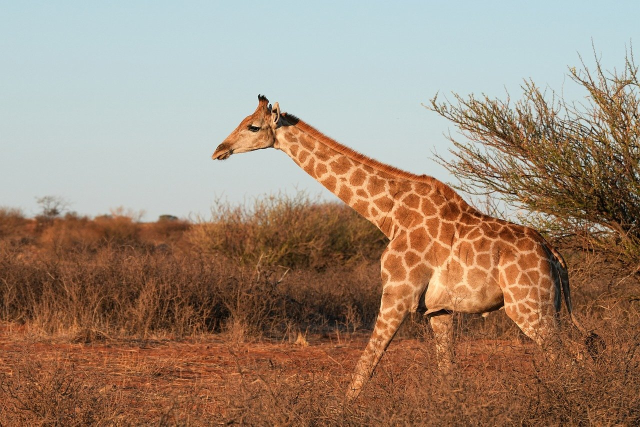
#> input picture Lab-04/input.jpg, 1280 x 853 px (shown at 1/2 size)
$ jupyter execute linear_interpolation.ipynb
#> lines starting #> are read from the running program, lines starting #| are printed output that depends on the picture
[cell 1]
# linear_interpolation.py

import numpy as np
from PIL import Image
import matplotlib.pyplot as plt

def linear_interpolation(input_path, output_path, new_width, new_height):
    # Open the image and convert it to grayscale
#> called with input_path = 'input.jpg', output_path = 'resized_image.jpg', new_width = 300, new_height = 300
    img = Image.open(input_path).convert("L")
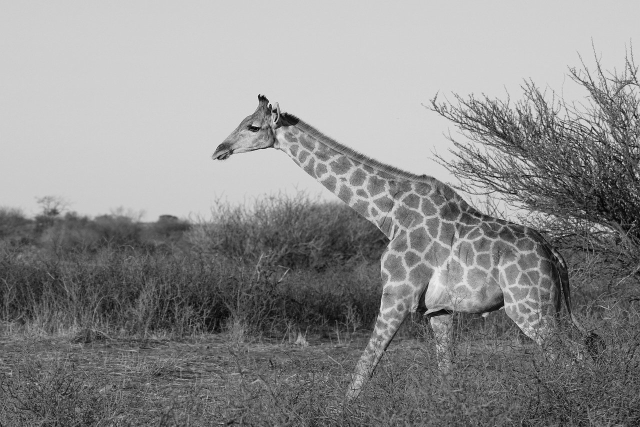
#> img: PIL image 1280x853 L (shown at 1/2 size); min 0, max 253, mean 141.1
    img_array = np.array(img)

    # Get the original image dimensions
    original_height, original_width = img_array.shape
#> original_height = 853; original_width = 1280

    # Create an empty array for the resized image
    resized_array = np.zeros((new_height, new_width), dtype=np.uint8)

    # Compute scale factors
    x_scale = original_width / new_width
#> x_scale = 4.27
    y_scale = original_height / new_height
#> y_scale = 2.84

    # Perform linear interpolation
    for i in range(new_height):
        for j in range(new_width):
            # Find corresponding coordinates in the original image
            orig_x = int(j * x_scale)
            orig_y = int(i * y_scale)

            # Linear interpolation for x-direction (horizontal)
            if orig_x + 1 < original_width:
                weight_x = (j * x_scale) - orig_x
                pixel_value_x = (1 - weight_x) * img_array[orig_y, orig_x] + weight_x * img_array[orig_y, orig_x + 1]
            else:
                pixel_value_x = img_array[orig_y, orig_x]

            # Linear interpolation for y-direction (vertical)
            if orig_y + 1 < original_height:
                weight_y = (i * y_scale) - orig_y
                pixel_value_y = (1 - weight_y) * pixel_value_x + weight_y * img_array[orig_y + 1, orig_x]
            else:
                pixel_value_y = pixel_value_x

            # Assign the interpolated pixel value to the resized image
            resized_array[i, j] = pixel_value_y
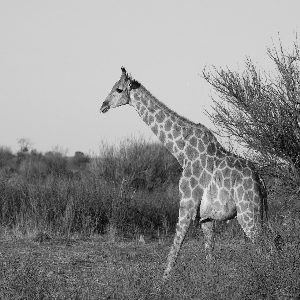
#> resized_array: shape (300, 300); min 2, max 237, mean 140.9

    # Convert the resized array back to an image
    resized_img = Image.fromarray(resized_array)

    # Save the resized image
    resized_img.save(output_path)

    # Display the original and resized images
    plt.figure(figsize=(10, 5))

    # Display original image
    plt.subplot(1, 2, 1)
    plt.imshow(img, cmap="gray")
    plt.title("Original Image")
    plt.axis("off")

    # Display resized image
    plt.subplot(1, 2, 2)
    plt.imshow(resized_img, cmap="gray")
    plt.title(f"Resized Image ({new_width}x{new_height})")
    plt.axis("off")

    plt.tight_layout()
    plt.show()
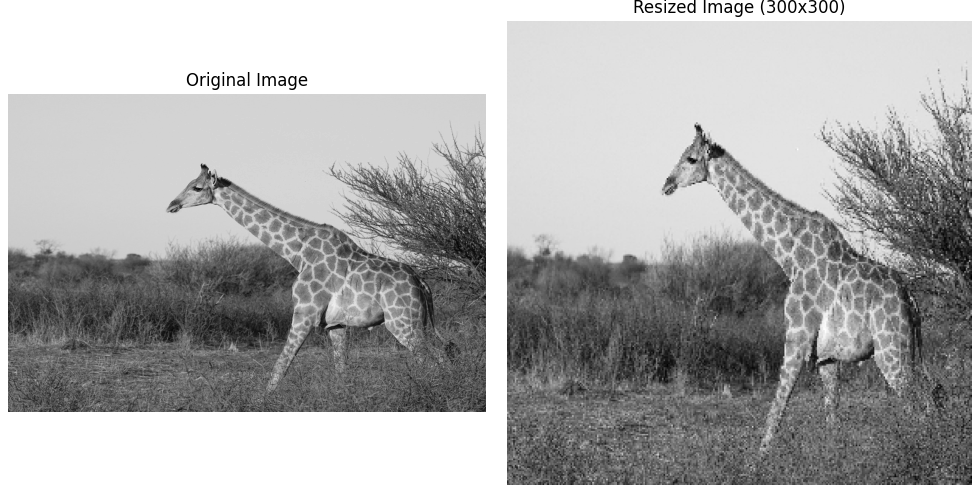
#> figure drawn by matplotlib, 2 panels

# Example usage
if __name__ == "__main__":
    input_path = "input.jpg"          # Replace with the path to your input image
    output_path = "resized_image.jpg"  # Desired output image path
    new_width = 300                    # New width for the resized image
    new_height = 300                   # New height for the resized image
    linear_interpolation(input_path, output_path, new_width, new_height)
    print(f"Resized image saved as {output_path}")
